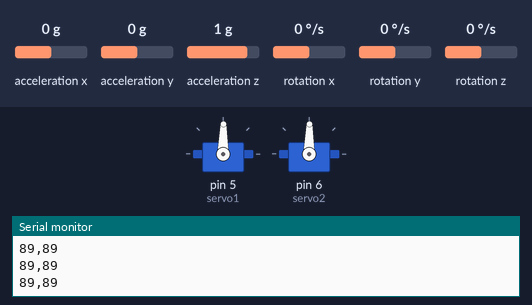
Simulated run of this sketch. Board: Arduino Uno, built with avr-gcc and run on an emulated ATmega328P. On the bench: 2 × servo, the last lines printed to the serial monitor. The test bench sets the inputs (shaded band); at power-on: acceleration x 0 g, acceleration y 0 g, acceleration z 1 g, rotation x 0 °/s, rotation y 0 °/s, rotation z 0 °/s.

Above: at 1.2 s.
1.3 s: acceleration x set to -1.4 g
At 2.2 s:
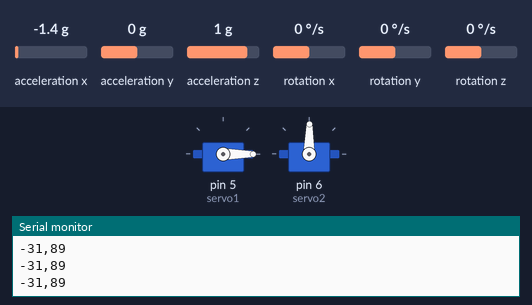
2.8 s: acceleration y set to -1.4 g
At 3.2 s:
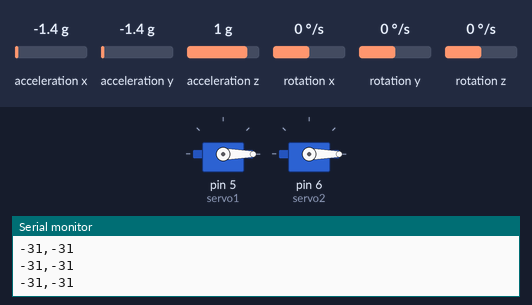
4.3 s: acceleration x set to -0.8 g
At 5.5 s:
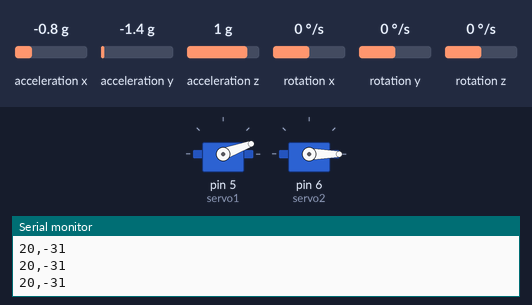
5.8 s: acceleration y set to -0.8 g
At 6.5 s:
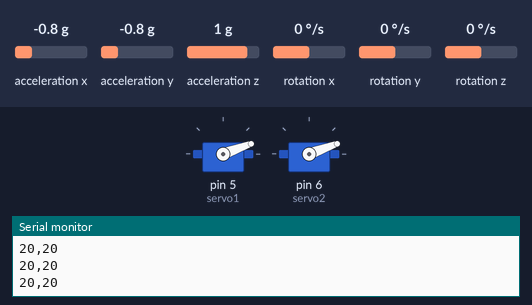
7.3 s: acceleration x set to 0 g
At 8.5 s:
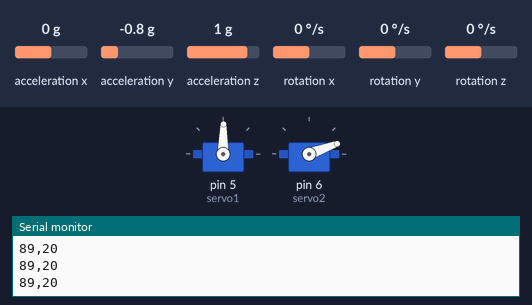
8.8 s: acceleration y set to 0.8 g
At 9.7 s:
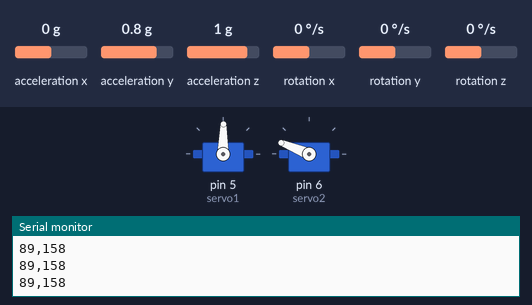
Timing chart, 0 to 11.3 s (numbered marks = the images above; inputs shaded):
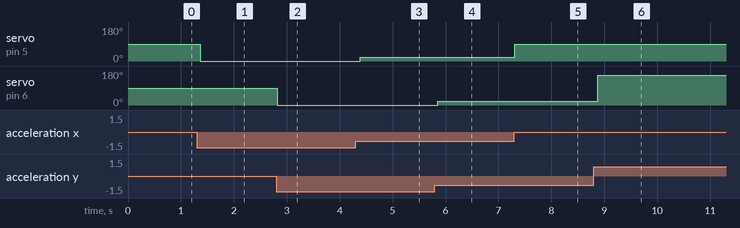

The sketch:

park2.ino
```cpp
#include "Wire.h"
#include "I2Cdev.h"
#include "MPU6050.h"
#include "Servo.h"

MPU6050 mpu;
int16_t ax, ay, az;
int16_t gx, gy, gz;
Servo servo1;
Servo servo2;


int va11;
int va12;

int r;
int preVa11;
int preVa12;


void setup()
{
  Wire.begin();
  Serial.begin(115200);
  Serial.println("Initialize MPU");
  mpu.initialize();
  Serial.println(mpu.testConnection() ? "Connected" : "Connection failed");
  servo1.attach(5);
  servo2.attach(6);
  servo1.write(50);
}


void loop()
{
  mpu.getMotion6(&ax, &ay, &az, &gx, &gy, &gz);
  va11 = map(ax, -17000, 17000, 0, 179);
  if (va11 != preVa11)
  {
    servo1.write(va11);
    preVa11 = va11;
  }
  va12 = map(ay, -17000, 17000, 0, 179);
  if (va12 != preVa12);
  {
    servo2.write(va12);
    preVa12 = va12;
  }
  Serial.print(va11);
  Serial.print(",");
  Serial.println(va12);
  delay(100);
}
```

Measured:
- after the input at 1.3 s, servo on pin 5 (servo1): 89° → 0° after 0.06 s
- after the input at 2.8 s, servo on pin 6 (servo2): 89° → 0° at once
- after the input at 4.3 s, servo on pin 5 (servo1): 0° → 20° after 0.09 s
- after the input at 5.8 s, servo on pin 6 (servo2): 0° → 20° after 0.05 s
- after the input at 7.3 s, servo on pin 5 (servo1): 20° → 89° at once
- after the input at 8.8 s, servo on pin 6 (servo2): 20° → 158° after 0.08 s
